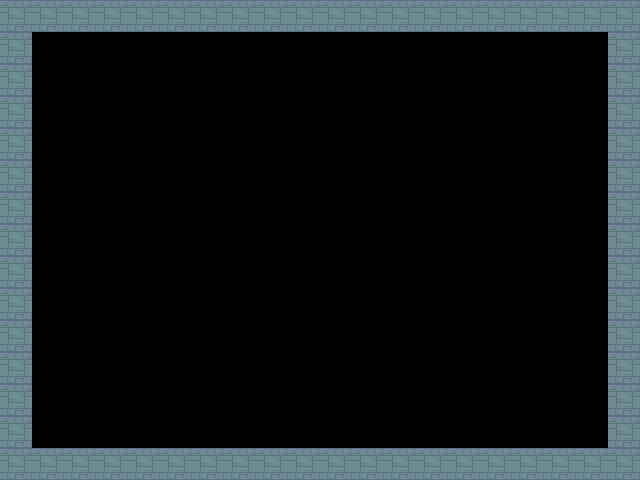

This game map was drawn from its Tiled (.tmx) file and the tilesets committed beside it. A one-line description and the trimmed map source follow:
An orthogonal 20x15 tile map with 32x32 px tiles, 1 tile layer (Ground) and 20 objects.

<map version="1.0" orientation="orthogonal" renderorder="right-up" width="20" height="15" tilewidth="32" tileheight="32" nextobjectid="23">
 <tileset firstgid="1" source="floor-tileset.tsx" />
 <layer name="Ground" width="20" height="15">
  <data>[300 cells, 66 non-empty, 1 distinct tile ids]</data>
 </layer>
 <objectgroup name="Walls">
  <object id="3" x="0" y="0" width="640" height="32" />
  <object id="4" x="0" y="448" width="640" height="32" />
  <object id="5" x="0" y="32" width="32" height="416" />
  <object id="6" x="608" y="32" width="32" height="416" />
 </objectgroup>
 <objectgroup name="Bricks">
  <object id="7" x="90" y="75" />
  <object id="8" x="220" y="75" />
  <object id="9" x="330" y="75" />
  <object id="10" x="441" y="75" />
  <object id="11" x="550" y="75" />
  <object id="12" x="90" y="140" />
  <object id="13" x="220" y="140" />
  <object id="14" x="330" y="140" />
  <object id="15" x="440" y="140" />
  <object id="16" x="550" y="140" />
  <object id="17" x="90" y="210" />
  <object id="18" x="220" y="210" />
  <object id="19" x="330" y="210" />
  <object id="20" x="440" y="210" />
  <object id="21" x="550" y="209" />
 </objectgroup>
 <objectgroup name="Spawns">
  <object id="22" x="320" y="416">
   <properties>
    <property name="type" value="PADDLE" />
   </properties>
  </object>
 </objectgroup>
</map>
